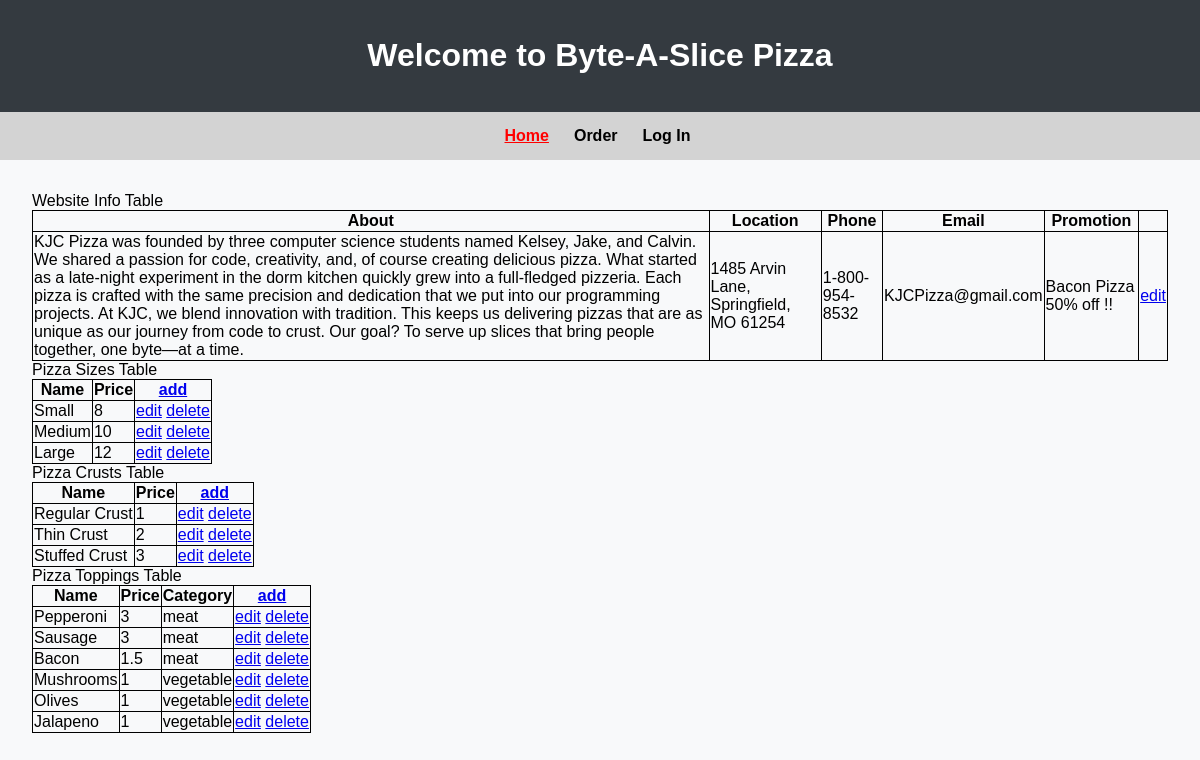
The app's page /manager_dashboard.php (signed in) with its own data.
### tables this page shows
CREATE TABLE website_info (
	id INTEGER NOT NULL PRIMARY KEY AUTOINCREMENT
, about TEXT NOT NULL, location TEXT NOT NULL, phone TEXT NOT NULL, email TEXT NOT NULL, promotion TEXT);

CREATE TABLE pizza_sizes (
	id INTEGER NOT NULL PRIMARY KEY AUTOINCREMENT,
	name TEXT NOT NULL,
	price REAL NOT NULL
);

CREATE TABLE pizza_crusts (
	id INTEGER NOT NULL PRIMARY KEY AUTOINCREMENT,
	name TEXT NOT NULL,
	price REAL NOT NULL
);

CREATE TABLE pizza_toppings (
	id INTEGER NOT NULL PRIMARY KEY AUTOINCREMENT,
	name TEXT NOT NULL,
	price REAL NOT NULL,
	category TEXT NOT NULL
);

### include.php (called while the page is built, shortened)
<?php
require "database.php";
$header = "Welcome to Byte-A-Slice Pizza";
$info = getInfo();

### database.php (called while the page is built, shortened)
<?php
$pdo = new PDO("sqlite:Byte-A-Slice_Pizza.sqlite");
function query($sql, $parameters = null)
{
    global $pdo;
    $stmt = $pdo->prepare($sql);
    $stmt->execute($parameters);
    return $stmt->fetchAll(PDO::FETCH_ASSOC);
}
function getInfo()
{
    return query("SELECT * FROM website_info WHERE id=?", [1]);
}
function getSizes()
{
    return query("SELECT * FROM pizza_sizes");
}
function getCrusts()
{
    return query("SELECT * FROM pizza_crusts");
}
function getToppings()
{
    return query("SELECT * FROM pizza_toppings");
}

### manager_dashboard.php (the view, shortened to what this page needs)
<?php
require "include.php";
$sizes = getSizes();
$crusts = getCrusts();
$toppings = getToppings();
?>
<!DOCTYPE html>
<html lang="en">
<head>
    <link rel="stylesheet" href="styles.css">
</head>
<body>
    <header>
        <h1><?= $header ?></h1>
    </header>
    <nav>
        <div>
            <ul>
                <li><a class="currentPage" href="index.php">Home</a></li>
                <li><a href="order.php">Order</a></li>
                <li><a href="login.php">Log In</a></li>
            </ul>
        </div>
    </nav>
    <main id="main-manager-dashboard">
        <div id="md-container">
            <form action="update_database.php" method="POST">
                <div>
                    <label>Website Info Table</label>
                    <br>
                    <table>
                        <tr>
                            <th>About</th>
                            <th>Location</th>
                            <th>Phone</th>
                            <th>Email</th>
                            <th>Promotion</th>
                            <th></th>
                        </tr>
                        <?php foreach ($info as $row => $data): ?>
                            <tr>
                                <td><?= $data["about"] ?></td>
                                <td><?= $data["location"] ?></td>
                                <td><?= $data["phone"] ?></td>
                                <td><?= $data["email"] ?></td>
                                <td><?= $data["promotion"] ?></td>
                                <td>
                                    <a href="/md_edit.php?table=info&id=<?= $data["id"] ?>">edit</a>
                                </td>
                            </tr>
                        <?php endforeach; ?>
                    </table>
                </div>
                <div>
                    <label>Pizza Sizes Table</label>
                    <table>
                        <tr>
                            <th>Name</th>
                            <th>Price</th>
                            <th><a href="/md_add.php?table=sizes">add</a></th>
                        </tr>
                        <?php foreach ($sizes as $row => $data): ?>
                            <tr>
                                <td><?= $data["name"] ?></td>
                                <td><?= $data["price"] ?></td>
                                <td>
                                    <a href="/md_edit.php?table=sizes&id=<?= $data["id"] ?>">edit</a>
                                    <a href="/md_delete.php?table=sizes&id=<?= $data["id"] ?>">delete</a>
                                </td>
                            </tr>
                        <?php endforeach; ?>
                    </table>
                </div>
                <div>
                    <label>Pizza Crusts Table</label>
                    <table>
                        <tr>
                            <th>Name</th>
                            <th>Price</th>
                            <th><a href="/md_add.php?table=crusts">add</a></th>
                        </tr>
                        <?php foreach ($crusts as $row => $data): ?>
                            <tr>
                                <td><?= $data["name"] ?></td>
                                <td><?= $data["price"] ?></td>
                                <td>
                                    <a href="/md_edit.php?table=crusts&id=<?= $data["id"] ?>">edit</a>
                                    <a href="/md_delete.php?table=crusts&id=<?= $data["id"] ?>">delete</a>
                                </td>
                            </tr>
                        <?php endforeach; ?>
                    </table>
                </div>
                <div>
                    <label>Pizza Toppings Table</label>
                    <table>
                        <tr>
                            <th>Name</th>
                            <th>Price</th>
                            <th>Category</th>
                            <th><a href="/md_add.php?table=toppings">add</a></th>
                        </tr>
                        <?php foreach ($toppings as $row => $data): ?>
                            <tr>
                                <td><?= $data["name"] ?></td>
                                <td><?= $data["price"] ?></td>
                                <td><?= $data["category"] ?></td>
                                <td>
                                    <a href="/md_edit.php?table=toppings&id=<?= $data["id"] ?>">edit</a>
                                    <a href="/md_delete.php?table=toppings&id=<?= $data["id"] ?>">delete</a>
                                </td>
                            </tr>
                        <?php endforeach; ?>
                    </table>
                </div>
            </form>
        </div>
    </main>
</body>
</html>

### styles.css (style rules this page uses)
body { font-family: Arial, sans-serif; margin: 0; padding: 0; background-color: #f8f9fa; }
header { background-color: #343a40; color: white; padding: 1rem; text-align: center; }
main { padding: 2rem; display: flex; flex-direction: column; }
nav { display: flex; justify-content: center; background: lightgray; }
nav div { display: inline-block; }
nav ul { list-style: none; padding: 0; margin: 5px 0; display: flex; }
nav li { padding: 10px; margin-right: 5px; }
nav li a { text-decoration: none; color: black; font-weight: bold; }
nav li a.currentPage { text-decoration: underline; color: red; }
table, th, td { border: 1px solid black; border-collapse: collapse; }

### records on screen
website_info: about "KJC Pizza was founded by three computer science students named Kelsey, Jake, and Calvin. We shared a passion for code, creativity, and, of course creating delicious pizza. What started as a late-night experiment in the dorm kitchen quickly grew into a full-fledged pizzeria. Each pizza is crafted with the same precision and dedication that we put into our programming projects. At KJC, we blend innovation with tradition. This keeps us delivering pizzas that are as unique as our journey from code to crust. Our goal? To serve up slices that bring people together, one byte—at a time.", location "1485 Arvin Lane, Springfield, MO 61254", phone "1-800-954-8532", email "KJCPizza@gmail.com", promotion "Bacon Pizza 50% off !!"
pizza_sizes: name "Small", price "8"
pizza_sizes: name "Medium", price "10"
pizza_sizes: name "Large", price "12"
pizza_crusts: name "Regular Crust", price "1"
pizza_crusts: name "Thin Crust", price "2"
pizza_crusts: name "Stuffed Crust", price "3"
pizza_toppings: name "Pepperoni", price "3", category "meat"
pizza_toppings: name "Sausage", price "3", category "meat"
pizza_toppings: name "Bacon", price "1.5", category "meat"
pizza_toppings: name "Mushrooms", price "1", category "vegetable"
pizza_toppings: name "Olives", price "1", category "vegetable"
pizza_toppings: name "Jalapeno", price "1", category "vegetable"

### other values on screen
$header "Welcome to Byte-A-Slice Pizza"
